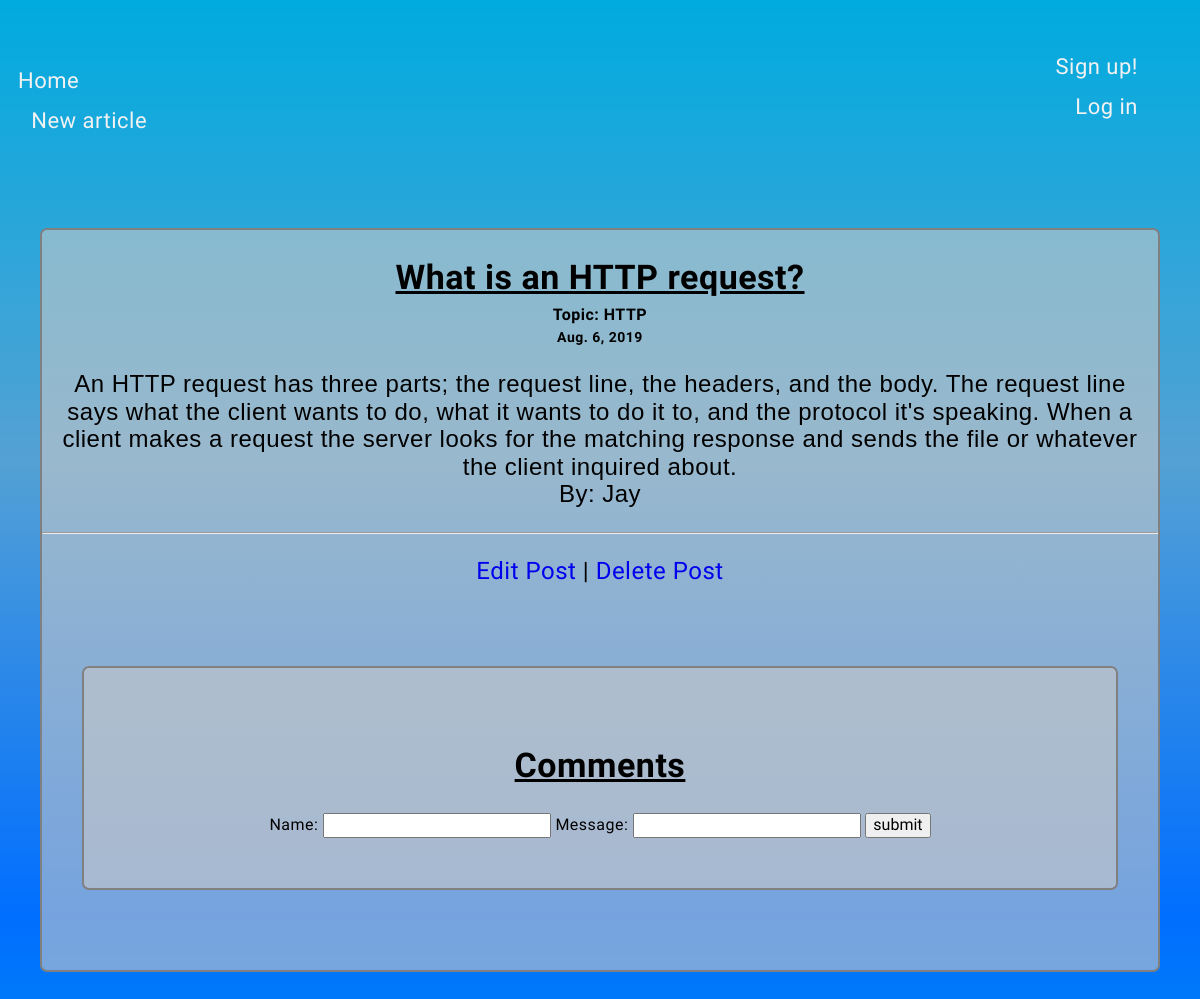
The app's page /home/6 with its own data.
### blog_app/models.py (models this page shows, shortened)
class Article(models.Model):
    title = models.CharField(max_length=255, null=False)
    body = models.TextField()
    draft = models.BooleanField(default=True)
    published_date = models.DateField()
    author = models.CharField(max_length=255, null=False)

class Topic(models.Model):
    name_of_topic = models.CharField(max_length=255, null=True)
    article = models.ManyToManyField('Article', related_name="article_topics")
    def __str__(self):
        return f'{self.name_of_topic}'

### blog_app/views.py (the view)
# urls.py: path('home/<int:id>', post_show, name='post_details'),
def post_show(request, id):
    article = Article.objects.get(pk=id)
    form = CommentForm()
    context = {
        'article': article,
        'comments': Comment.objects.filter(article=article),
        'form': form,
        'topics': Topic.objects.all()
    }
    return render(request, 'post.html', context)

### blog_app/models.py
class CommentForm(ModelForm):
    class Meta:
        model = Comment
        fields = ['name', 'message']

### blog_app/templates/post.html (shortened to what this page needs)
{% extends 'base.html' %}
{% block content %}
<div class='post-container'>
    <div class="post">
        <h2>{{article.title}}</h2>
           {% for top in topics %}
                        {% if top.id == article.id %}
                            <h6>Topic: {{top}}</h6>
                        {% endif %}
                    {% endfor %}
        <h6 class="date" >{{article.published_date}}</h6>
        <p>{{article.body}}
            <span class='author'> By: {{article.author}}</span>
            <hr >
        </p>
    <div class='edit-post-button'>
        <a href="{% url 'edit_article' article.id %}">Edit Post</a> |
        <a class='delete-post-button' href="{% url 'delete_article' article.id %}">Delete Post</a>
    </div>
    <div class="comment-container">
        <h2> Comments </h2>
        <form class='comment-form' action="{% url 'create_comment' %}" method="post">
                <div class='form-name' >
                    <label for='form-name' name='form-name' > Name: </label>
                        {{form.name}}
                    <label for='form-message' name='form-message'  > Message: </label>
                        {{form.message}}
                    <input class="form-submit" type="submit" name="submit" value="submit" >
                </div>
        </form>
    </div>
</div>
{% endblock %}

### blog_app/static/style.css (style rules this page uses)
body { background: linear-gradient(0deg, rgb(0, 171, 223), rgb(0, 110, 255), rgb(84, 161, 212), rgb(0, 171, 223)); color: white; background-repeat: repeat; background-size: cover; font-family: 'Oleo Script Swash Caps', cursive; letter-spacing: 0.5px; }
p, h3, h2 { text-align: center; }
h2 { font-size: 34px; text-decoration: underline; }
p { padding: 0 20px; font-size: 24px; font-family: Helvetica, sans-serif; }
.author { display: block; text-align: center; }
.post { background: rgba(201, 201, 201, 0.589); border: 2px solid gray; border-radius: 7px; margin-top: 20px; color: black; margin-left: 40px; margin-right: 40px; }
.post a { text-decoration: none; }
.post-container { margin-top: -40px; padding-bottom: 400px; }
.edit-post-button { display: block; text-align: center; width: 100%; font-size: 24px; }
.comment-form { display: block; text-align: center; width: 100%; }
.date { font-size: 14px; text-align: center; margin-top: -20px; }
h6 { margin-top: -20px; text-align: center; font-size: 16px; margin-bottom: 25px; }
.comment-container { background: rgba(201, 201, 201, 0.589); border: 2px solid gray; border-radius: 7px; padding: 50px 0; margin: 80px 40px; color: black; }

### records on screen
Article: title "What is an HTTP request?", published_date "Aug. 6, 2019", body "An HTTP request has three parts; the request line, the headers, and the body. The request line says what the client wants to do, what it wants to do it to, and the protocol it's speaking. When a client makes a request the server looks for the matching response and sends the file or whatever the client inquired about.", author "Jay"
Topic: name_of_topic "HTTP"
